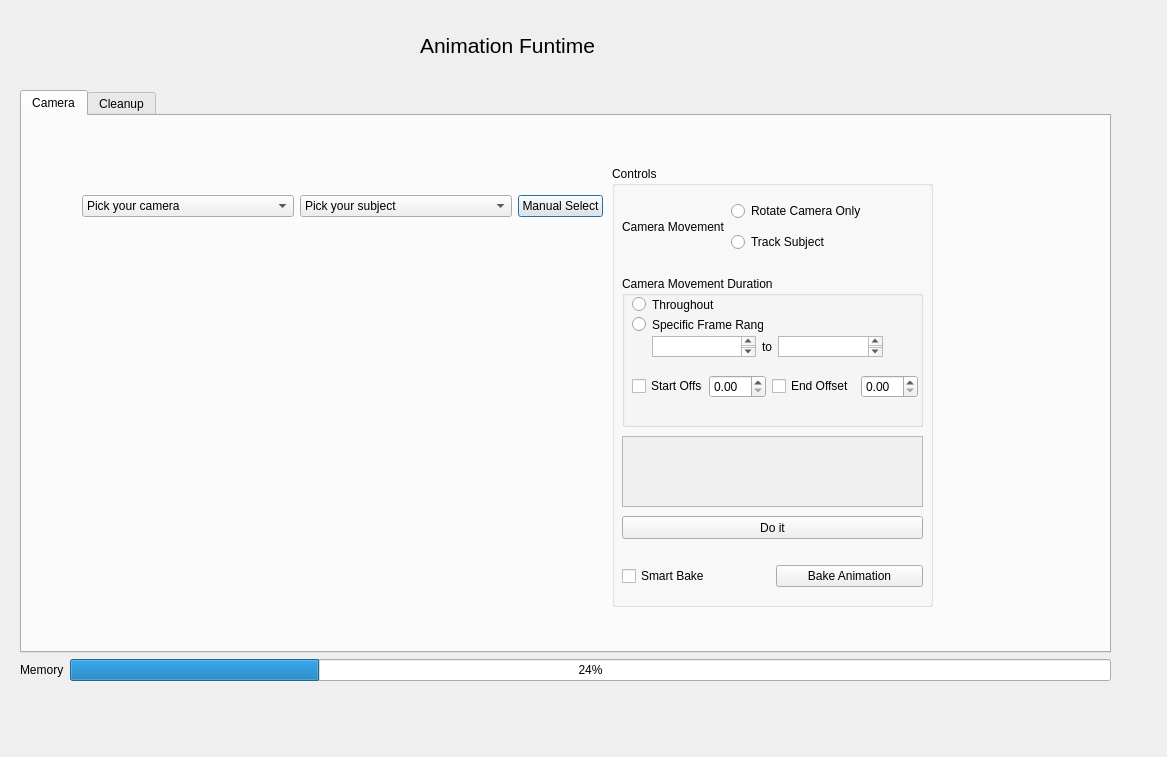
<?xml version="1.0" encoding="UTF-8"?>
<ui version="4.0">
 <class>Dialog</class>
 <widget class="QDialog" name="Dialog">
  <property name="geometry">
   <rect>
    <x>0</x>
    <y>0</y>
    <width>1167</width>
    <height>757</height>
   </rect>
  </property>
  <property name="windowTitle">
   <string>Dialog</string>
  </property>
  <widget class="QLabel" name="Header">
   <property name="geometry">
    <rect>
     <x>420</x>
     <y>20</y>
     <width>201</width>
     <height>51</height>
    </rect>
   </property>
   <property name="font">
    <font>
     <pointsize>16</pointsize>
    </font>
   </property>
   <property name="text">
    <string>Animation Funtime</string>
   </property>
   <property name="scaledContents">
    <bool>false</bool>
   </property>
  </widget>
  <widget class="QWidget" name="gridLayoutWidget_2">
   <property name="geometry">
    <rect>
     <x>20</x>
     <y>90</y>
     <width>1091</width>
     <height>591</height>
    </rect>
   </property>
   <layout class="QGridLayout" name="gridLayout_2">
    <item row="0" column="0">
     <layout class="QGridLayout" name="gridLayout">
      <item row="1" column="0">
       <widget class="QTabWidget" name="Widget_Tabs">
        <property name="currentIndex">
         <number>0</number>
        </property>
        <widget class="QWidget" name="tab_camera">
         <attribute name="title">
          <string>Camera</string>
         </attribute>
         <widget class="QWidget" name="verticalLayoutWidget">
          <property name="geometry">
           <rect>
            <x>60</x>
            <y>140</y>
            <width>521</width>
            <height>351</height>
           </rect>
          </property>
          <layout class="QVBoxLayout" name="Viewport_Window">
           <property name="sizeConstraint">
            <enum>QLayout::SetDefaultConstraint</enum>
           </property>
          </layout>
         </widget>
         <widget class="QWidget" name="horizontalLayoutWidget_2">
          <property name="geometry">
           <rect>
            <x>60</x>
            <y>50</y>
            <width>521</width>
            <height>80</height>
           </rect>
          </property>
          <layout class="QHBoxLayout" name="horizontalLayout_2" stretch="5,0">
           <property name="sizeConstraint">
            <enum>QLayout::SetDefaultConstraint</enum>
           </property>
           <item>
            <layout class="QHBoxLayout" name="horizontalLayout">
             <item>
              <widget class="QComboBox" name="Camera_List">
               <item>
                <property name="text">
                 <string>Pick your camera</string>
                </property>
               </item>
              </widget>
             </item>
             <item>
              <widget class="QComboBox" name="Subject_List">
               <item>
                <property name="text">
                 <string>Pick your subject</string>
                </property>
               </item>
              </widget>
             </item>
            </layout>
           </item>
           <item>
            <widget class="QPushButton" name="camfocus_button">
             <property name="text">
              <string>Manual Select</string>
             </property>
            </widget>
           </item>
          </layout>
         </widget>
         <widget class="QGroupBox" name="groupBox">
          <property name="geometry">
           <rect>
            <x>590</x>
            <y>50</y>
            <width>321</width>
            <height>441</height>
           </rect>
          </property>
          <property name="title">
           <string>Controls</string>
          </property>
          <widget class="QWidget" name="horizontalLayoutWidget_3">
           <property name="geometry">
            <rect>
             <x>10</x>
             <y>30</y>
             <width>301</width>
             <height>61</height>
            </rect>
           </property>
           <layout class="QHBoxLayout" name="cm_Layout" stretch="1,4">
            <item>
             <widget class="QLabel" name="cm_Label">
              <property name="text">
               <string>Camera Movement</string>
              </property>
             </widget>
            </item>
            <item>
             <layout class="QVBoxLayout" name="verticalLayout">
              <item>
               <widget class="QRadioButton" name="rotateCamera_Button">
                <property name="text">
                 <string>Rotate Camera Only</string>
                </property>
               </widget>
              </item>
              <item>
               <widget class="QRadioButton" name="trackCamera_Button">
                <property name="text">
                 <string>Track Subject</string>
                </property>
               </widget>
              </item>
             </layout>
            </item>
           </layout>
          </widget>
          <widget class="QWidget" name="horizontalLayoutWidget_5">
           <property name="geometry">
            <rect>
             <x>10</x>
             <y>390</y>
             <width>301</width>
             <height>41</height>
            </rect>
           </property>
           <layout class="QHBoxLayout" name="horizontalLayout_3">
            <item>
             <widget class="QCheckBox" name="smartBake_checkbox">
              <property name="text">
               <string>Smart Bake</string>
              </property>
             </widget>
            </item>
            <item>
             <widget class="QPushButton" name="bake_pushButton">
              <property name="text">
               <string>Bake Animation</string>
              </property>
             </widget>
            </item>
           </layout>
          </widget>
          <widget class="QGroupBox" name="camd_group">
           <property name="geometry">
            <rect>
             <x>10</x>
             <y>110</y>
             <width>301</width>
             <height>151</height>
            </rect>
           </property>
           <property name="title">
            <string>Camera Movement Duration</string>
           </property>
           <widget class="QRadioButton" name="camdThroughout_radiobutton">
            <property name="geometry">
             <rect>
              <x>10</x>
              <y>20</y>
              <width>82</width>
              <height>17</height>
             </rect>
            </property>
            <property name="text">
             <string>Throughout</string>
            </property>
           </widget>
           <widget class="QRadioButton" name="camdRange_radiobutton">
            <property name="geometry">
             <rect>
              <x>10</x>
              <y>40</y>
              <width>131</width>
              <height>17</height>
             </rect>
            </property>
            <property name="text">
             <string>Specific Frame Range</string>
            </property>
           </widget>
           <widget class="QWidget" name="horizontalLayoutWidget_8">
            <property name="geometry">
             <rect>
              <x>30</x>
              <y>60</y>
              <width>231</width>
              <height>21</height>
             </rect>
            </property>
            <layout class="QHBoxLayout" name="frameRange_Layout">
             <item>
              <widget class="QTextEdit" name="frameStart_textEdit"/>
             </item>
             <item>
              <widget class="QLabel" name="to_label">
               <property name="text">
                <string>to</string>
               </property>
              </widget>
             </item>
             <item>
              <widget class="QTextEdit" name="frameEnd_textEdit"/>
             </item>
            </layout>
           </widget>
           <widget class="QWidget" name="verticalLayoutWidget_4">
            <property name="geometry">
             <rect>
              <x>10</x>
              <y>90</y>
              <width>286</width>
              <height>41</height>
             </rect>
            </property>
            <layout class="QVBoxLayout" name="camoffset_Layout">
             <item>
              <layout class="QHBoxLayout" name="camoffsetEnd_Layout_" stretch="0,1,4">
               <item>
                <layout class="QHBoxLayout" name="camoffsetStart_Layout" stretch="1,4">
                 <item>
                  <widget class="QCheckBox" name="camoffsetStart_checkbox">
                   <property name="text">
                    <string>Start Offset</string>
                   </property>
                  </widget>
                 </item>
                 <item>
                  <widget class="QDoubleSpinBox" name="camoffsetStart_doubleSpinBox">
                   <property name="focusPolicy">
                    <enum>Qt::WheelFocus</enum>
                   </property>
                  </widget>
                 </item>
                </layout>
               </item>
               <item>
                <widget class="QCheckBox" name="camoffsetEnd_checkbox">
                 <property name="text">
                  <string>End Offset</string>
                 </property>
                </widget>
               </item>
               <item>
                <widget class="QDoubleSpinBox" name="camoffsetEnd_doubleSpinBox_"/>
               </item>
              </layout>
             </item>
            </layout>
           </widget>
          </widget>
          <widget class="QScrollArea" name="scrollArea_2">
           <property name="geometry">
            <rect>
             <x>10</x>
             <y>270</y>
             <width>301</width>
             <height>71</height>
            </rect>
           </property>
           <property name="widgetResizable">
            <bool>true</bool>
           </property>
           <widget class="QWidget" name="scrollAreaWidgetContents_2">
            <property name="geometry">
             <rect>
              <x>0</x>
              <y>0</y>
              <width>299</width>
              <height>69</height>
             </rect>
            </property>
           </widget>
          </widget>
          <widget class="QPushButton" name="pushButton_4">
           <property name="geometry">
            <rect>
             <x>10</x>
             <y>350</y>
             <width>301</width>
             <height>23</height>
            </rect>
           </property>
           <property name="text">
            <string>Do it</string>
           </property>
          </widget>
         </widget>
        </widget>
        <widget class="QWidget" name="tab_rig">
         <attribute name="title">
          <string>Cleanup</string>
         </attribute>
         <widget class="QGroupBox" name="groupBox_2">
          <property name="geometry">
           <rect>
            <x>20</x>
            <y>40</y>
            <width>441</width>
            <height>361</height>
           </rect>
          </property>
          <property name="title">
           <string>Space Switching</string>
          </property>
          <widget class="QPushButton" name="CreateLocator_pushButton">
           <property name="geometry">
            <rect>
             <x>60</x>
             <y>100</y>
             <width>271</width>
             <height>41</height>
            </rect>
           </property>
           <property name="text">
            <string>Create Locator</string>
           </property>
          </widget>
          <widget class="QTextEdit" name="LocatorName_textEdit">
           <property name="geometry">
            <rect>
             <x>60</x>
             <y>60</y>
             <width>271</width>
             <height>31</height>
            </rect>
           </property>
           <property name="html">
            <string>&lt;!DOCTYPE HTML PUBLIC &quot;-//W3C//DTD HTML 4.0//EN&quot; &quot;http://www.w3.org/TR/REC-html40/strict.dtd&quot;&gt;
&lt;html&gt;&lt;head&gt;&lt;meta name=&quot;qrichtext&quot; content=&quot;1&quot; /&gt;&lt;style type=&quot;text/css&quot;&gt;
p, li { white-space: pre-wrap; }
&lt;/style&gt;&lt;/head&gt;&lt;body style=&quot; font-family:'MS Shell Dlg 2'; font-size:8.25pt; font-weight:400; font-style:normal;&quot;&gt;
&lt;p style=&quot; margin-top:0px; margin-bottom:0px; margin-left:0px; margin-right:0px; -qt-block-indent:0; text-indent:0px;&quot;&gt;Name of Locators&lt;/p&gt;&lt;/body&gt;&lt;/html&gt;</string>
           </property>
          </widget>
          <widget class="QPushButton" name="pushButton_2">
           <property name="geometry">
            <rect>
             <x>60</x>
             <y>150</y>
             <width>271</width>
             <height>41</height>
            </rect>
           </property>
           <property name="text">
            <string>Bake from Controller to Locator</string>
           </property>
          </widget>
          <widget class="QPushButton" name="pushButton_3">
           <property name="geometry">
            <rect>
             <x>60</x>
             <y>200</y>
             <width>271</width>
             <height>51</height>
            </rect>
           </property>
           <property name="text">
            <string>Bake from Locator to Controller</string>
           </property>
          </widget>
         </widget>
         <widget class="QGroupBox" name="groupBox_3">
          <property name="geometry">
           <rect>
            <x>500</x>
            <y>40</y>
            <width>481</width>
            <height>361</height>
           </rect>
          </property>
          <property name="title">
           <string>Gimbal</string>
          </property>
         </widget>
        </widget>
       </widget>
      </item>
     </layout>
    </item>
    <item row="1" column="0">
     <layout class="QHBoxLayout" name="horizontalLayout_4">
      <item>
       <widget class="QLabel" name="label">
        <property name="text">
         <string>Memory</string>
        </property>
       </widget>
      </item>
      <item>
       <widget class="QProgressBar" name="progressBar">
        <property name="value">
         <number>24</number>
        </property>
       </widget>
      </item>
     </layout>
    </item>
   </layout>
  </widget>
 </widget>
 <resources/>
 <connections/>
</ui>
